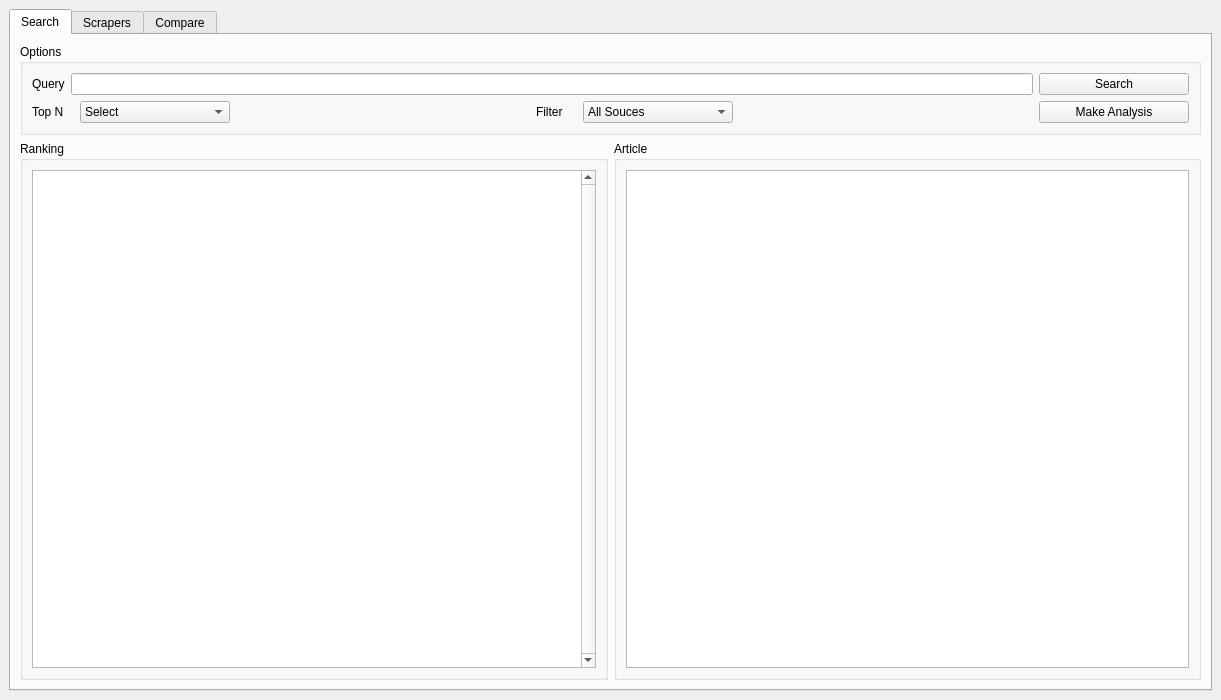
<?xml version="1.0" encoding="UTF-8"?>
<ui version="4.0">
 <class>MainWindow</class>
 <widget class="QMainWindow" name="MainWindow">
  <property name="enabled">
   <bool>true</bool>
  </property>
  <property name="geometry">
   <rect>
    <x>0</x>
    <y>0</y>
    <width>1221</width>
    <height>700</height>
   </rect>
  </property>
  <property name="minimumSize">
   <size>
    <width>910</width>
    <height>512</height>
   </size>
  </property>
  <property name="windowTitle">
   <string>Lexical Analysis</string>
  </property>
  <widget class="QWidget" name="centralwidget">
   <layout class="QVBoxLayout" name="verticalLayout_10">
    <item>
     <widget class="QTabWidget" name="tabWidget">
      <property name="minimumSize">
       <size>
        <width>100</width>
        <height>0</height>
       </size>
      </property>
      <property name="accessibleName">
       <string/>
      </property>
      <property name="currentIndex">
       <number>0</number>
      </property>
      <widget class="QWidget" name="tab_search">
       <attribute name="title">
        <string>Search</string>
       </attribute>
       <layout class="QVBoxLayout" name="verticalLayout_3">
        <item>
         <widget class="QGroupBox" name="gb_options">
          <property name="maximumSize">
           <size>
            <width>16777215</width>
            <height>120</height>
           </size>
          </property>
          <property name="title">
           <string>Options</string>
          </property>
          <layout class="QHBoxLayout" name="horizontalLayout_4">
           <item>
            <layout class="QGridLayout" name="GL_options">
             <item row="1" column="0">
              <layout class="QHBoxLayout" name="HL_search">
               <item>
                <widget class="QLabel" name="lbl_query">
                 <property name="text">
                  <string>Query</string>
                 </property>
                </widget>
               </item>
               <item>
                <widget class="QLineEdit" name="tf_search"/>
               </item>
               <item>
                <widget class="QPushButton" name="btn_search">
                 <property name="minimumSize">
                  <size>
                   <width>150</width>
                   <height>0</height>
                  </size>
                 </property>
                 <property name="text">
                  <string>Search</string>
                 </property>
                </widget>
               </item>
              </layout>
             </item>
             <item row="2" column="0">
              <layout class="QHBoxLayout" name="HL_opt">
               <item>
                <widget class="QLabel" name="lbl_top">
                 <property name="text">
                  <string>Top N</string>
                 </property>
                </widget>
               </item>
               <item>
                <widget class="QComboBox" name="cb_top">
                 <property name="minimumSize">
                  <size>
                   <width>150</width>
                   <height>0</height>
                  </size>
                 </property>
                 <item>
                  <property name="text">
                   <string>Select</string>
                  </property>
                 </item>
                 <item>
                  <property name="text">
                   <string>1</string>
                  </property>
                 </item>
                 <item>
                  <property name="text">
                   <string>2</string>
                  </property>
                 </item>
                 <item>
                  <property name="text">
                   <string>3</string>
                  </property>
                 </item>
                 <item>
                  <property name="text">
                   <string>4</string>
                  </property>
                 </item>
                 <item>
                  <property name="text">
                   <string>5</string>
                  </property>
                 </item>
                </widget>
               </item>
               <item>
                <spacer name="horizontalSpacer">
                 <property name="orientation">
                  <enum>Qt::Horizontal</enum>
                 </property>
                 <property name="sizeType">
                  <enum>QSizePolicy::Minimum</enum>
                 </property>
                 <property name="sizeHint" stdset="0">
                  <size>
                   <width>300</width>
                   <height>20</height>
                  </size>
                 </property>
                </spacer>
               </item>
               <item>
                <widget class="QLabel" name="lbl_filter">
                 <property name="text">
                  <string>Filter</string>
                 </property>
                </widget>
               </item>
               <item>
                <widget class="QComboBox" name="cb_filter">
                 <property name="minimumSize">
                  <size>
                   <width>150</width>
                   <height>0</height>
                  </size>
                 </property>
                 <item>
                  <property name="text">
                   <string>All Souces</string>
                  </property>
                 </item>
                 <item>
                  <property name="text">
                   <string>20 Minutos</string>
                  </property>
                 </item>
                 <item>
                  <property name="text">
                   <string>El Mundo</string>
                  </property>
                 </item>
                 <item>
                  <property name="text">
                   <string>El Pais</string>
                  </property>
                 </item>
                </widget>
               </item>
               <item>
                <spacer name="horizontalSpacer_2">
                 <property name="orientation">
                  <enum>Qt::Horizontal</enum>
                 </property>
                 <property name="sizeType">
                  <enum>QSizePolicy::Minimum</enum>
                 </property>
                 <property name="sizeHint" stdset="0">
                  <size>
                   <width>300</width>
                   <height>20</height>
                  </size>
                 </property>
                </spacer>
               </item>
               <item>
                <widget class="QPushButton" name="btn_make_analysis">
                 <property name="minimumSize">
                  <size>
                   <width>150</width>
                   <height>0</height>
                  </size>
                 </property>
                 <property name="text">
                  <string>Make Analysis</string>
                 </property>
                </widget>
               </item>
              </layout>
             </item>
            </layout>
           </item>
          </layout>
         </widget>
        </item>
        <item>
         <layout class="QHBoxLayout" name="HL_bottom">
          <item>
           <widget class="QGroupBox" name="gb_ranking">
            <property name="sizePolicy">
             <sizepolicy hsizetype="Preferred" vsizetype="Ignored">
              <horstretch>0</horstretch>
              <verstretch>0</verstretch>
             </sizepolicy>
            </property>
            <property name="title">
             <string>Ranking</string>
            </property>
            <layout class="QVBoxLayout" name="verticalLayout">
             <item>
              <widget class="QTableWidget" name="table_search_rank">
               <property name="verticalScrollBarPolicy">
                <enum>Qt::ScrollBarAlwaysOn</enum>
               </property>
               <property name="sizeAdjustPolicy">
                <enum>QAbstractScrollArea::AdjustToContents</enum>
               </property>
               <property name="dragEnabled">
                <bool>true</bool>
               </property>
               <property name="alternatingRowColors">
                <bool>true</bool>
               </property>
               <property name="showGrid">
                <bool>false</bool>
               </property>
               <attribute name="horizontalHeaderVisible">
                <bool>false</bool>
               </attribute>
               <attribute name="horizontalHeaderHighlightSections">
                <bool>false</bool>
               </attribute>
               <attribute name="horizontalHeaderStretchLastSection">
                <bool>true</bool>
               </attribute>
               <attribute name="verticalHeaderVisible">
                <bool>false</bool>
               </attribute>
               <attribute name="verticalHeaderHighlightSections">
                <bool>true</bool>
               </attribute>
              </widget>
             </item>
            </layout>
           </widget>
          </item>
          <item>
           <widget class="QGroupBox" name="gb_article">
            <property name="title">
             <string>Article</string>
            </property>
            <layout class="QVBoxLayout" name="verticalLayout_5">
             <item>
              <widget class="QTextEdit" name="tx_search_article_result"/>
             </item>
            </layout>
           </widget>
          </item>
         </layout>
        </item>
       </layout>
      </widget>
      <widget class="QWidget" name="tab_scrapers">
       <attribute name="title">
        <string>Scrapers</string>
       </attribute>
       <layout class="QVBoxLayout" name="verticalLayout_2">
        <item>
         <layout class="QGridLayout" name="gridLayout_5">
          <item row="0" column="2">
           <widget class="QGroupBox" name="gb_scrapers_elPais">
            <property name="title">
             <string>El Pais</string>
            </property>
            <layout class="QVBoxLayout" name="verticalLayout_11">
             <item>
              <widget class="QComboBox" name="cb_scrapers_elPais">
               <item>
                <property name="text">
                 <string>All Categories</string>
                </property>
               </item>
               <item>
                <property name="text">
                 <string>Health</string>
                </property>
               </item>
               <item>
                <property name="text">
                 <string>Science</string>
                </property>
               </item>
               <item>
                <property name="text">
                 <string>Technology</string>
                </property>
               </item>
              </widget>
             </item>
             <item>
              <widget class="QPushButton" name="btn_scrapers_elPais_run">
               <property name="text">
                <string>Launch</string>
               </property>
              </widget>
             </item>
             <item>
              <layout class="QGridLayout" name="gridLayout_3">
               <item row="1" column="1" alignment="Qt::AlignHCenter">
                <widget class="QLabel" name="lbl_scrapers_elPais_science_result">
                 <property name="text">
                  <string>0</string>
                 </property>
                </widget>
               </item>
               <item row="2" column="1" alignment="Qt::AlignHCenter">
                <widget class="QLabel" name="lbl_scrapers_elPais_tech_result">
                 <property name="text">
                  <string>0</string>
                 </property>
                </widget>
               </item>
               <item row="0" column="1" alignment="Qt::AlignHCenter">
                <widget class="QLabel" name="lbl_scrapers_elPais_health_result">
                 <property name="text">
                  <string>0</string>
                 </property>
                </widget>
               </item>
               <item row="1" column="0">
                <widget class="QLabel" name="label_19">
                 <property name="text">
                  <string>Science</string>
                 </property>
                </widget>
               </item>
               <item row="2" column="0">
                <widget class="QLabel" name="label_21">
                 <property name="text">
                  <string>Technology</string>
                 </property>
                </widget>
               </item>
               <item row="0" column="0">
                <widget class="QLabel" name="label_18">
                 <property name="text">
                  <string>Health</string>
                 </property>
                </widget>
               </item>
               <item row="3" column="0">
                <widget class="QLabel" name="label_23">
                 <property name="text">
                  <string>Total</string>
                 </property>
                </widget>
               </item>
               <item row="3" column="1" alignment="Qt::AlignHCenter">
                <widget class="QLabel" name="lbl_scrapers_elPais_total_result">
                 <property name="text">
                  <string>0</string>
                 </property>
                </widget>
               </item>
              </layout>
             </item>
            </layout>
           </widget>
          </item>
          <item row="0" column="1">
           <widget class="QGroupBox" name="gb_scrapers_elMundo">
            <property name="title">
             <string>El Mundo</string>
            </property>
            <layout class="QVBoxLayout" name="verticalLayout_9">
             <item>
              <widget class="QComboBox" name="cb_scrapers_elMundo">
               <item>
                <property name="text">
                 <string>All Categories</string>
                </property>
               </item>
               <item>
                <property name="text">
                 <string>Health</string>
                </property>
               </item>
               <item>
                <property name="text">
                 <string>Science</string>
                </property>
               </item>
               <item>
                <property name="text">
                 <string>Technology</string>
                </property>
               </item>
              </widget>
             </item>
             <item>
              <widget class="QPushButton" name="btn_scrapers_elMundo_run">
               <property name="text">
                <string>Launch</string>
               </property>
              </widget>
             </item>
             <item>
              <layout class="QGridLayout" name="gridLayout_2">
               <item row="0" column="2" alignment="Qt::AlignHCenter">
                <widget class="QLabel" name="lbl_scrapers_elMundo_health_result">
                 <property name="text">
                  <string>0</string>
                 </property>
                </widget>
               </item>
               <item row="2" column="1">
                <widget class="QLabel" name="label_12">
                 <property name="text">
                  <string>Technology</string>
                 </property>
                </widget>
               </item>
               <item row="1" column="1">
                <widget class="QLabel" name="label_11">
                 <property name="text">
                  <string>Science</string>
                 </property>
                </widget>
               </item>
               <item row="0" column="1">
                <widget class="QLabel" name="label_10">
                 <property name="text">
                  <string>Health</string>
                 </property>
                </widget>
               </item>
               <item row="3" column="1">
                <widget class="QLabel" name="label_13">
                 <property name="text">
                  <string>Total</string>
                 </property>
                </widget>
               </item>
               <item row="1" column="2" alignment="Qt::AlignHCenter">
                <widget class="QLabel" name="lbl_scrapers_elMundo_science_result">
                 <property name="text">
                  <string>0</string>
                 </property>
                </widget>
               </item>
               <item row="2" column="2" alignment="Qt::AlignHCenter">
                <widget class="QLabel" name="lbl_scrapers_elMundo_tech_result">
                 <property name="text">
                  <string>0</string>
                 </property>
                </widget>
               </item>
               <item row="3" column="2" alignment="Qt::AlignHCenter">
                <widget class="QLabel" name="lbl_scrapers_elMundo_total_result">
                 <property name="text">
                  <string>0</string>
                 </property>
                </widget>
               </item>
              </layout>
             </item>
            </layout>
           </widget>
          </item>
          <item row="0" column="0">
           <widget class="QGroupBox" name="gb_scrapers_20m">
            <property name="title">
             <string>20 Minutos</string>
            </property>
            <layout class="QVBoxLayout" name="verticalLayout_8">
             <item>
              <widget class="QComboBox" name="cb_scrapers_20m">
               <item>
                <property name="text">
                 <string>All Categories</string>
                </property>
               </item>
               <item>
                <property name="text">
                 <string>Health</string>
                </property>
               </item>
               <item>
                <property name="text">
                 <string>Science</string>
                </property>
               </item>
               <item>
                <property name="text">
                 <string>Technology</string>
                </property>
               </item>
              </widget>
             </item>
             <item>
              <widget class="QPushButton" name="btn_scrapers_20m_run">
               <property name="text">
                <string>Launch</string>
               </property>
              </widget>
             </item>
             <item>
              <layout class="QGridLayout" name="gridLayout">
               <item row="3" column="0">
                <widget class="QLabel" name="label_5">
                 <property name="text">
                  <string>Total</string>
                 </property>
                </widget>
               </item>
               <item row="1" column="1" alignment="Qt::AlignHCenter">
                <widget class="QLabel" name="lbl_scrapers_20m_science_result">
                 <property name="text">
                  <string>0</string>
                 </property>
                </widget>
               </item>
               <item row="1" column="0">
                <widget class="QLabel" name="label_2">
                 <property name="text">
                  <string>Science</string>
                 </property>
                </widget>
               </item>
               <item row="3" column="1" alignment="Qt::AlignHCenter">
                <widget class="QLabel" name="lbl_scrapers_20m_total_result">
                 <property name="text">
                  <string>0</string>
                 </property>
                </widget>
               </item>
               <item row="2" column="1" alignment="Qt::AlignHCenter">
                <widget class="QLabel" name="lbl_scrapers_20m_tech_result">
                 <property name="text">
                  <string>0</string>
                 </property>
                </widget>
               </item>
               <item row="0" column="0">
                <widget class="QLabel" name="label">
                 <property name="text">
                  <string>Health</string>
                 </property>
                </widget>
               </item>
               <item row="0" column="1" alignment="Qt::AlignHCenter">
                <widget class="QLabel" name="lbl_scrapers_20m_health_result">
                 <property name="text">
                  <string>0</string>
                 </property>
                </widget>
               </item>
               <item row="2" column="0">
                <widget class="QLabel" name="label_3">
                 <property name="text">
                  <string>Technology</string>
                 </property>
                </widget>
               </item>
              </layout>
             </item>
            </layout>
           </widget>
          </item>
          <item row="1" column="0" colspan="2">
           <widget class="QPushButton" name="btn_scrapers_run_all">
            <property name="text">
             <string>Launch All</string>
            </property>
           </widget>
          </item>
          <item row="1" column="2">
           <widget class="QPushButton" name="btn_scrapers_refresh_sta">
            <property name="text">
             <string>Refresh</string>
            </property>
           </widget>
          </item>
         </layout>
        </item>
       </layout>
      </widget>
      <widget class="QWidget" name="tab_compare">
       <attribute name="title">
        <string>Compare</string>
       </attribute>
       <layout class="QHBoxLayout" name="horizontalLayout">
        <item>
         <widget class="QGroupBox" name="gb_references">
          <property name="title">
           <string>Reference</string>
          </property>
          <layout class="QVBoxLayout" name="verticalLayout_6">
           <item>
            <layout class="QHBoxLayout" name="horizontalLayout_5">
             <item>
              <layout class="QVBoxLayout" name="verticalLayout_4">
               <item>
                <layout class="QHBoxLayout" name="HL_search_2">
                 <item>
                  <widget class="QLabel" name="lbl_ref_source">
                   <property name="text">
                    <string>Source</string>
                   </property>
                  </widget>
                 </item>
                 <item>
                  <widget class="QComboBox" name="cb_ref_source">
                   <item>
                    <property name="text">
                     <string>All Sources</string>
                    </property>
                   </item>
                   <item>
                    <property name="text">
                     <string>20 Minutos</string>
                    </property>
                   </item>
                   <item>
                    <property name="text">
                     <string>El Mundo</string>
                    </property>
                   </item>
                   <item>
                    <property name="text">
                     <string>El Pais</string>
                    </property>
                   </item>
                  </widget>
                 </item>
                </layout>
               </item>
               <item>
                <layout class="QHBoxLayout" name="horizontalLayout_6">
                 <item>
                  <widget class="QLabel" name="lbl_ref_cat">
                   <property name="text">
                    <string>Category</string>
                   </property>
                  </widget>
                 </item>
                 <item>
                  <widget class="QComboBox" name="cb_ref_cat">
                   <property name="minimumSize">
                    <size>
                     <width>50</width>
                     <height>0</height>
                    </size>
                   </property>
                   <item>
                    <property name="text">
                     <string>All Categories</string>
                    </property>
                   </item>
                   <item>
                    <property name="text">
                     <string>Health</string>
                    </property>
                   </item>
                   <item>
                    <property name="text">
                     <string>Science</string>
                    </property>
                   </item>
                   <item>
                    <property name="text">
                     <string>Technology</string>
                    </property>
                   </item>
                  </widget>
                 </item>
                </layout>
               </item>
              </layout>
             </item>
             <item>
              <layout class="QVBoxLayout" name="VL_ref_articles">
               <item>
                <widget class="QLabel" name="lbl_prev_articles">
                 <property name="text">
                  <string>Articles</string>
                 </property>
                </widget>
               </item>
               <item>
                <widget class="QScrollArea" name="scroll_ref_articles">
                 <property name="widgetResizable">
                  <bool>true</bool>
                 </property>
                 <widget class="QWidget" name="scroll_ref_articles_items">
                  <property name="geometry">
                   <rect>
                    <x>0</x>
                    <y>0</y>
                    <width>372</width>
                    <height>254</height>
                   </rect>
                  </property>
                  <layout class="QHBoxLayout" name="horizontalLayout_2">
                   <item>
                    <widget class="QTableWidget" name="table_compare_ref_articles">
                     <property name="verticalScrollBarPolicy">
                      <enum>Qt::ScrollBarAlwaysOn</enum>
                     </property>
                     <property name="sizeAdjustPolicy">
                      <enum>QAbstractScrollArea::AdjustToContents</enum>
                     </property>
                     <property name="dragEnabled">
                      <bool>true</bool>
                     </property>
                     <property name="alternatingRowColors">
                      <bool>true</bool>
                     </property>
                     <property name="showGrid">
                      <bool>false</bool>
                     </property>
                     <attribute name="horizontalHeaderVisible">
                      <bool>false</bool>
                     </attribute>
                     <attribute name="horizontalHeaderHighlightSections">
                      <bool>false</bool>
                     </attribute>
                     <attribute name="horizontalHeaderStretchLastSection">
                      <bool>true</bool>
                     </attribute>
                     <attribute name="verticalHeaderVisible">
                      <bool>false</bool>
                     </attribute>
                    </widget>
                   </item>
                  </layout>
                 </widget>
                </widget>
               </item>
              </layout>
             </item>
            </layout>
           </item>
           <item>
            <widget class="QLabel" name="lbl_ref_preview">
             <property name="text">
              <string>Preview</string>
             </property>
            </widget>
           </item>
           <item>
            <widget class="QTextEdit" name="tx_compare_preview"/>
           </item>
          </layout>
         </widget>
        </item>
        <item>
         <widget class="QGroupBox" name="gb_results">
          <property name="title">
           <string>Results</string>
          </property>
          <layout class="QVBoxLayout" name="verticalLayout_7">
           <item>
            <layout class="QHBoxLayout" name="HL_results">
             <item>
              <layout class="QVBoxLayout" name="verticalLayout_22">
               <item>
                <layout class="QHBoxLayout" name="horizontalLayout_8">
                 <item>
                  <widget class="QLabel" name="lbl_res_source">
                   <property name="text">
                    <string>Source</string>
                   </property>
                  </widget>
                 </item>
                 <item>
                  <widget class="QComboBox" name="cb_res_source">
                   <item>
                    <property name="text">
                     <string>All Sources</string>
                    </property>
                   </item>
                   <item>
                    <property name="text">
                     <string>20 Minutos</string>
                    </property>
                   </item>
                   <item>
                    <property name="text">
                     <string>El Mundo</string>
                    </property>
                   </item>
                   <item>
                    <property name="text">
                     <string>El Pais</string>
                    </property>
                   </item>
                  </widget>
                 </item>
                </layout>
               </item>
               <item>
                <layout class="QHBoxLayout" name="horizontalLayout_9">
                 <item>
                  <widget class="QLabel" name="lbl_ref_top">
                   <property name="text">
                    <string>Top N</string>
                   </property>
                  </widget>
                 </item>
                 <item>
                  <widget class="QComboBox" name="cb_res_top">
                   <item>
                    <property name="text">
                     <string>Select</string>
                    </property>
                   </item>
                   <item>
                    <property name="text">
                     <string>1</string>
                    </property>
                   </item>
                   <item>
                    <property name="text">
                     <string>2</string>
                    </property>
                   </item>
                   <item>
                    <property name="text">
                     <string>3</string>
                    </property>
                   </item>
                   <item>
                    <property name="text">
                     <string>4</string>
                    </property>
                   </item>
                   <item>
                    <property name="text">
                     <string>5</string>
                    </property>
                   </item>
                  </widget>
                 </item>
                </layout>
               </item>
               <item>
                <widget class="QPushButton" name="btn_ref_search">
                 <property name="text">
                  <string>Search</string>
                 </property>
                </widget>
               </item>
              </layout>
             </item>
             <item>
              <layout class="QVBoxLayout" name="VL_res_rank">
               <item>
                <widget class="QLabel" name="lbl_res_rank">
                 <property name="text">
                  <string>Ranking</string>
                 </property>
                </widget>
               </item>
               <item>
                <widget class="QScrollArea" name="scroll_res_rank">
                 <property name="widgetResizable">
                  <bool>true</bool>
                 </property>
                 <widget class="QWidget" name="scroll_res_rank_items">
                  <property name="geometry">
                   <rect>
                    <x>0</x>
                    <y>0</y>
                    <width>386</width>
                    <height>254</height>
                   </rect>
                  </property>
                  <layout class="QVBoxLayout" name="verticalLayout_12">
                   <item>
                    <widget class="QTableWidget" name="table_compare_ref_rank">
                     <property name="verticalScrollBarPolicy">
                      <enum>Qt::ScrollBarAlwaysOn</enum>
                     </property>
                     <property name="sizeAdjustPolicy">
                      <enum>QAbstractScrollArea::AdjustToContents</enum>
                     </property>
                     <property name="dragEnabled">
                      <bool>true</bool>
                     </property>
                     <property name="alternatingRowColors">
                      <bool>true</bool>
                     </property>
                     <property name="showGrid">
                      <bool>false</bool>
                     </property>
                     <attribute name="horizontalHeaderVisible">
                      <bool>false</bool>
                     </attribute>
                     <attribute name="horizontalHeaderHighlightSections">
                      <bool>false</bool>
                     </attribute>
                     <attribute name="horizontalHeaderStretchLastSection">
                      <bool>true</bool>
                     </attribute>
                     <attribute name="verticalHeaderVisible">
                      <bool>false</bool>
                     </attribute>
                    </widget>
                   </item>
                  </layout>
                 </widget>
                </widget>
               </item>
              </layout>
             </item>
            </layout>
           </item>
           <item>
            <widget class="QLabel" name="lbl_result_article">
             <property name="text">
              <string>Article</string>
             </property>
            </widget>
           </item>
           <item>
            <widget class="QTextEdit" name="tx_compare_article"/>
           </item>
          </layout>
         </widget>
        </item>
       </layout>
      </widget>
     </widget>
    </item>
   </layout>
  </widget>
 </widget>
 <resources/>
 <connections/>
</ui>
